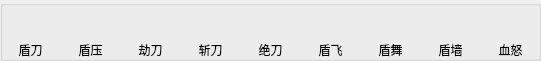
   <widget class="QGroupBox" name="groupBox">
    <property name="geometry">
     <rect>
      <x>70</x>
      <y>650</y>
      <width>541</width>
      <height>61</height>
     </rect>
    </property>
    <property name="title">
     <string/>
    </property>
    <widget class="QPushButton" name="skill_button_1">
     <property name="geometry">
      <rect>
       <x>0</x>
       <y>0</y>
       <width>60</width>
       <height>40</height>
      </rect>
     </property>
     <property name="styleSheet">
      <string notr="true">QPushButton{
background-image: url(:/main/source/border_skill_wide.png);
border:none;
}
QPushButton:hover{
	background-color: rgb(255, 193, 130);
}</string>
     </property>
     <property name="text">
      <string/>
     </property>
    </widget>
    <widget class="QPushButton" name="skill_button_2">
     <property name="geometry">
      <rect>
       <x>60</x>
       <y>0</y>
       <width>60</width>
       <height>40</height>
      </rect>
     </property>
     <property name="styleSheet">
      <string notr="true">QPushButton{
background-image: url(:/main/source/border_skill_wide.png);
border:none;
}
QPushButton:hover{
	background-color: rgb(255, 193, 130);
}</string>
     </property>
     <property name="text">
      <string/>
     </property>
    </widget>
    <widget class="QPushButton" name="skill_button_3">
     <property name="geometry">
      <rect>
       <x>120</x>
       <y>0</y>
       <width>60</width>
       <height>40</height>
      </rect>
     </property>
     <property name="styleSheet">
      <string notr="true">QPushButton{
background-image: url(:/main/source/border_skill_wide.png);
border:none;
}
QPushButton:hover{
	background-color: rgb(255, 193, 130);
}</string>
     </property>
     <property name="text">
      <string/>
     </property>
    </widget>
    <widget class="QPushButton" name="skill_button_4">
     <property name="geometry">
      <rect>
       <x>180</x>
       <y>0</y>
       <width>60</width>
       <height>40</height>
      </rect>
     </property>
     <property name="styleSheet">
      <string notr="true">QPushButton{
background-image: url(:/main/source/border_skill_wide.png);
border:none;
}
QPushButton:hover{
	background-color: rgb(255, 193, 130);
}</string>
     </property>
     <property name="text">
      <string/>
     </property>
    </widget>
    <widget class="QPushButton" name="skill_button_5">
     <property name="geometry">
      <rect>
       <x>240</x>
       <y>0</y>
       <width>60</width>
       <height>40</height>
      </rect>
     </property>
     <property name="styleSheet">
      <string notr="true">QPushButton{
background-image: url(:/main/source/border_skill_wide.png);
border:none;
}
QPushButton:hover{
	background-color: rgb(255, 193, 130);
}</string>
     </property>
     <property name="text">
      <string/>
     </property>
    </widget>
    <widget class="QPushButton" name="skill_button_6">
     <property name="geometry">
      <rect>
       <x>300</x>
       <y>0</y>
       <width>60</width>
       <height>40</height>
      </rect>
     </property>
     <property name="styleSheet">
      <string notr="true">QPushButton{
background-image: url(:/main/source/border_skill_wide.png);
border:none;
}
QPushButton:hover{
	background-color: rgb(255, 193, 130);
}</string>
     </property>
     <property name="text">
      <string/>
     </property>
    </widget>
    <widget class="QPushButton" name="skill_button_7">
     <property name="geometry">
      <rect>
       <x>360</x>
       <y>0</y>
       <width>60</width>
       <height>40</height>
      </rect>
     </property>
     <property name="styleSheet">
      <string notr="true">QPushButton{
background-image: url(:/main/source/border_skill_wide.png);
border:none;
}
QPushButton:hover{
	background-color: rgb(255, 193, 130);
}</string>
     </property>
     <property name="text">
      <string/>
     </property>
    </widget>
    <widget class="QPushButton" name="skill_button_8">
     <property name="geometry">
      <rect>
       <x>420</x>
       <y>0</y>
       <width>60</width>
       <height>40</height>
      </rect>
     </property>
     <property name="styleSheet">
      <string notr="true">QPushButton{
background-image: url(:/main/source/border_skill_wide.png);
border:none;
}
QPushButton:hover{
	background-color: rgb(255, 193, 130);
}</string>
     </property>
     <property name="text">
      <string/>
     </property>
    </widget>
    <widget class="QPushButton" name="skill_button_9">
     <property name="geometry">
      <rect>
       <x>480</x>
       <y>0</y>
       <width>60</width>
       <height>40</height>
      </rect>
     </property>
     <property name="styleSheet">
      <string notr="true">QPushButton{
background-image: url(:/main/source/border_skill_wide.png);
border:none;
}
QPushButton:hover{
	background-color: rgb(255, 193, 130);
}</string>
     </property>
     <property name="text">
      <string/>
     </property>
    </widget>
    <widget class="QLabel" name="skill_label_1">
     <property name="geometry">
      <rect>
       <x>0</x>
       <y>40</y>
       <width>61</width>
       <height>20</height>
      </rect>
     </property>
     <property name="text">
      <string>盾刀</string>
     </property>
     <property name="alignment">
      <set>Qt::AlignCenter</set>
     </property>
    </widget>
    <widget class="QLabel" name="skill_label_2">
     <property name="geometry">
      <rect>
       <x>60</x>
       <y>40</y>
       <width>61</width>
       <height>20</height>
      </rect>
     </property>
     <property name="text">
      <string>盾压</string>
     </property>
     <property name="alignment">
      <set>Qt::AlignCenter</set>
     </property>
    </widget>
    <widget class="QLabel" name="skill_label_3">
     <property name="geometry">
      <rect>
       <x>120</x>
       <y>40</y>
       <width>61</width>
       <height>20</height>
      </rect>
     </property>
     <property name="text">
      <string>劫刀</string>
     </property>
     <property name="alignment">
      <set>Qt::AlignCenter</set>
     </property>
    </widget>
    <widget class="QLabel" name="skill_label_4">
     <property name="geometry">
      <rect>
       <x>180</x>
       <y>40</y>
       <width>61</width>
       <height>20</height>
      </rect>
     </property>
     <property name="text">
      <string>斩刀</string>
     </property>
     <property name="alignment">
      <set>Qt::AlignCenter</set>
     </property>
    </widget>
    <widget class="QLabel" name="skill_label_5">
     <property name="geometry">
      <rect>
       <x>240</x>
       <y>40</y>
       <width>61</width>
       <height>20</height>
      </rect>
     </property>
     <property name="text">
      <string>绝刀</string>
     </property>
     <property name="alignment">
      <set>Qt::AlignCenter</set>
     </property>
    </widget>
    <widget class="QLabel" name="skill_label_6">
     <property name="geometry">
      <rect>
       <x>300</x>
       <y>40</y>
       <width>61</width>
       <height>20</height>
      </rect>
     </property>
     <property name="text">
      <string>盾飞</string>
     </property>
     <property name="alignment">
      <set>Qt::AlignCenter</set>
     </property>
    </widget>
    <widget class="QLabel" name="skill_label_7">
     <property name="geometry">
      <rect>
       <x>360</x>
       <y>40</y>
       <width>61</width>
       <height>20</height>
      </rect>
     </property>
     <property name="text">
      <string>盾舞</string>
     </property>
     <property name="alignment">
      <set>Qt::AlignCenter</set>
     </property>
    </widget>
    <widget class="QLabel" name="skill_label_8">
     <property name="geometry">
      <rect>
       <x>420</x>
       <y>40</y>
       <width>61</width>
       <height>20</height>
      </rect>
     </property>
     <property name="text">
      <string>盾墙</string>
     </property>
     <property name="alignment">
      <set>Qt::AlignCenter</set>
     </property>
    </widget>
    <widget class="QLabel" name="skill_label_9">
     <property name="geometry">
      <rect>
       <x>480</x>
       <y>40</y>
       <width>61</width>
       <height>20</height>
      </rect>
     </property>
     <property name="text">
      <string>血怒</string>
     </property>
     <property name="alignment">
      <set>Qt::AlignCenter</set>
     </property>
    </widget>
   </widget>
